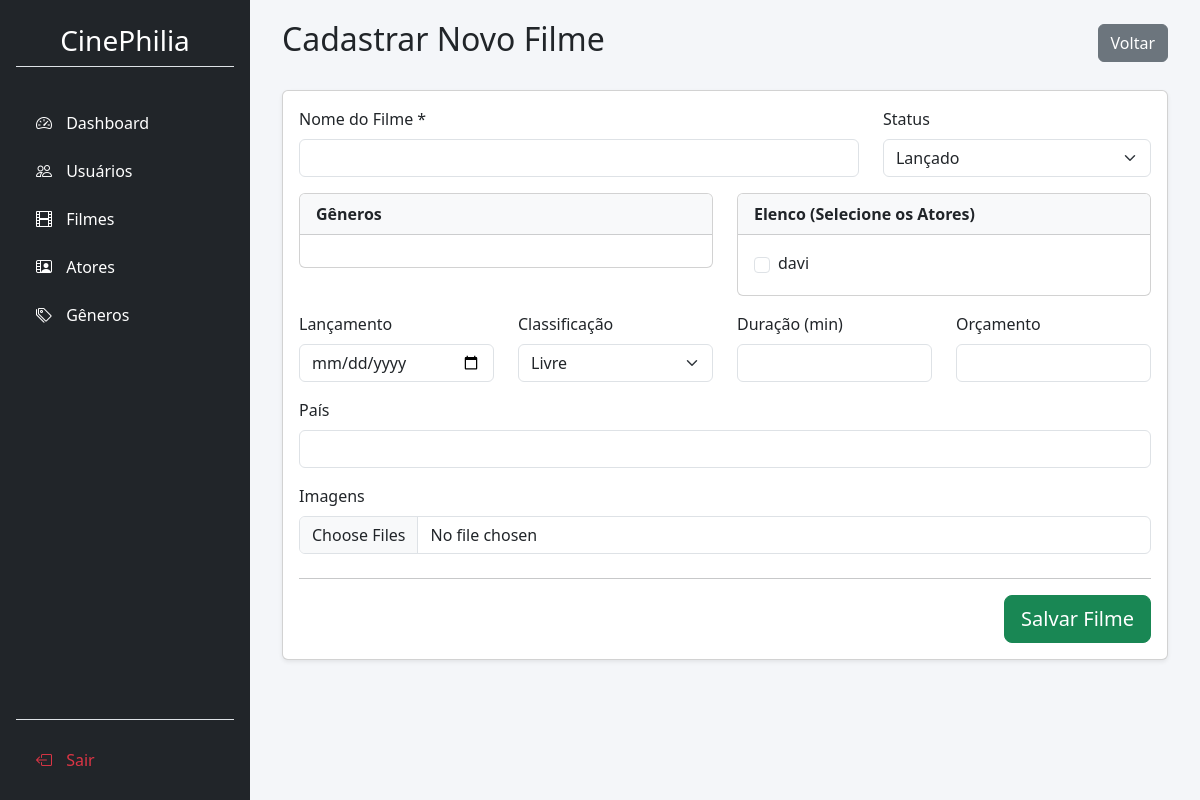
The app's page /admin/movie_form.php, older data.
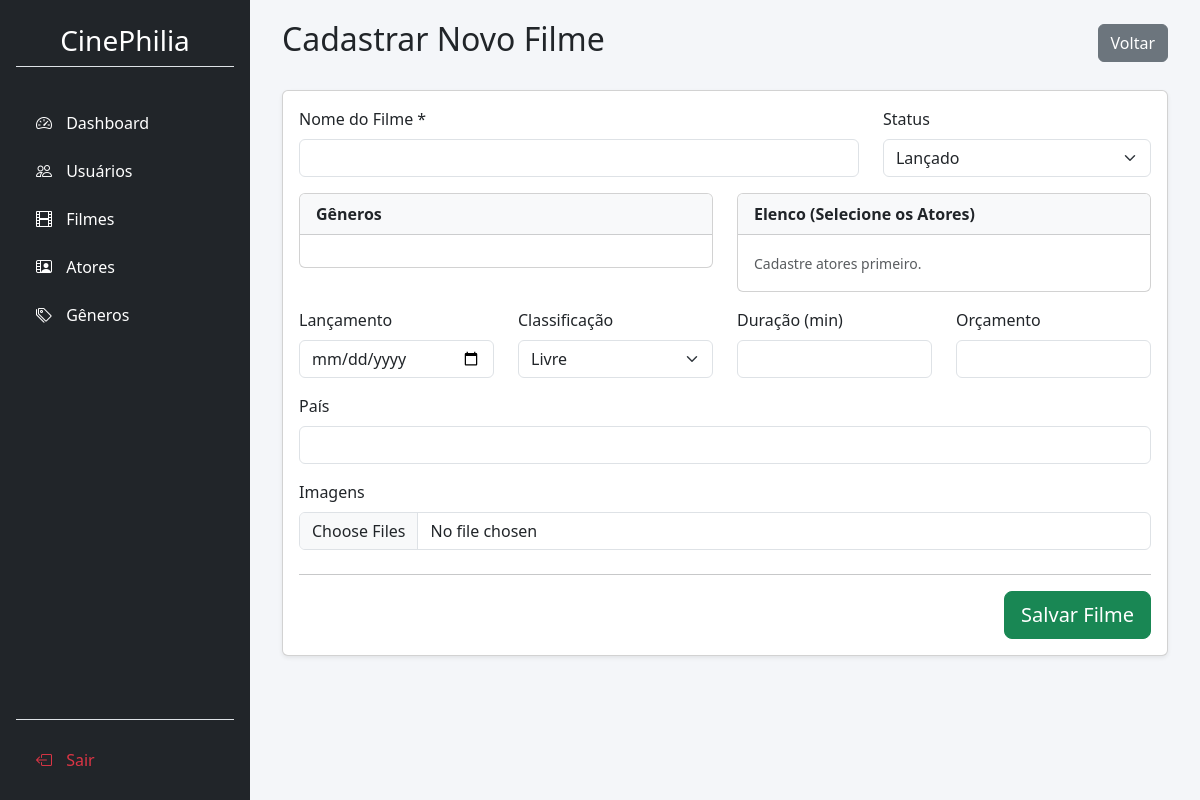
The same page, newer data.
### tables this page shows
CREATE TABLE IF NOT EXISTS actor (
  id INT UNSIGNED AUTO_INCREMENT PRIMARY KEY,
  name VARCHAR(150) NOT NULL,
  birthdate DATE DEFAULT NULL,
  biography TEXT DEFAULT NULL,
  country VARCHAR(150) NOT NULL,
  profile_image LONGBLOB DEFAULT NULL
);

### admin/movie_form.php (the view, shortened to what this page needs)
<?php
    include_once("../db/config.inc.php");
    readfile("topo.html");
    readfile("menu.html");
    $sql_actors = "SELECT * FROM actor ORDER BY name ASC";
    $result_actors = mysqli_query($conn, $sql_actors);
?>
<div class="content">
    <div class="container-fluid">
        <div class="d-flex justify-content-between align-items-center mb-4">
            <h2>Cadastrar Novo Filme</h2>
            <a href="movies.php" class="btn btn-secondary">Voltar</a>
        </div>
        <div class="card shadow-sm">
            <div class="card-body">
                <form action="../api/movies/create.php" method="POST" enctype="multipart/form-data">
                    <div class="row">
                        <div class="col-md-8 mb-3">
                            <label class="form-label">Nome do Filme *</label>
                            <input type="text" name="name" class="form-control" required>
                        </div>
                        <div class="col-md-4 mb-3">
                            <label class="form-label">Status</label>
                            <select name="status" class="form-select">
                                <option value="Released">Lançado</option>
                            </select>
                        </div>
                    </div>
                    <div class="row">
                        <div class="col-md-6 mb-3">
                            <div class="card">
                                <div class="card-header bg-light fw-bold">Gêneros</div>
                                <div class="card-body" style="max-height: 200px; overflow-y: auto;">
                                </div>
                            </div>
                        </div>
                        <div class="col-md-6 mb-3">
                            <div class="card">
                                <div class="card-header bg-light fw-bold">Elenco (Selecione os Atores)</div>
                                <div class="card-body" style="max-height: 200px; overflow-y: auto;">
                                    <?php
                                    if(mysqli_num_rows($result_actors) > 0) {
                                        while($a = mysqli_fetch_assoc($result_actors)) {
                                            echo '
                                            <div class="form-check d-flex align-items-center mb-1">
                                                <input class="form-check-input me-2" type="checkbox" name="actors[]" value="'.$a['id'].'" id="act_'.$a['id'].'">
                                                <label class="form-check-label" for="act_'.$a['id'].'">
                                                    '.$a['name'].'
                                                </label>
                                            </div>';
                                        }
                                    } else {
                                        echo "<small class='text-muted'>Cadastre atores primeiro.</small>";
                                    }
                                    ?>
                                </div>
                            </div>
                        </div>
                    </div>
                    <div class="row">
                        <div class="col-md-3 mb-3">
                            <label class="form-label">Lançamento</label>
                            <input type="date" name="release_date" class="form-control" required>
                        </div>
                        <div class="col-md-3 mb-3">
                            <label class="form-label">Classificação</label>
                            <select name="age_classification" class="form-select">
                                <option value="L">Livre</option>
                            </select>
                        </div>
                        <div class="col-md-3 mb-3">
                            <label class="form-label">Duração (min)</label>
                            <input type="number" name="duration" class="form-control" required>
                        </div>
                        <div class="col-md-3 mb-3">
                            <label class="form-label">Orçamento</label>
                            <input type="number" step="0.01" name="budget" class="form-control" required>
                        </div>
                    </div>
                    <div class="mb-3">
                        <label class="form-label">País</label>
                        <input type="text" name="country" class="form-control" required>
                    </div>
                    <div class="mb-4">
                        <label class="form-label">Imagens</label>
                        <input type="file" name="images[]" class="form-control" multiple accept="image/*">
                    </div>
                    <hr>
                    <div class="text-end">
                        <button type="submit" class="btn btn-success btn-lg">Salvar Filme</button>
                    </div>
                </form>
            </div>
        </div>
    </div>
</div>
</body>
</html>

Row changes from the older to the newer data that the page shows:
removed actor: name "davi"
Text that changed along with them:
text now shown: "Cadastre atores primeiro."
